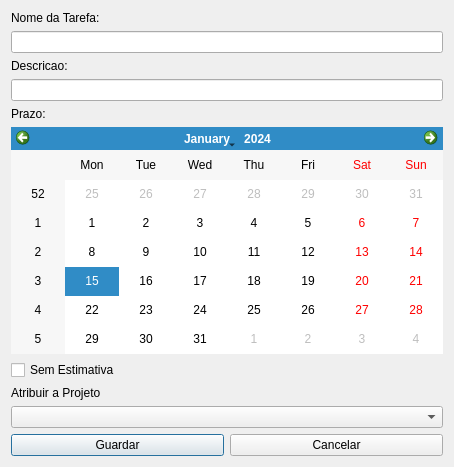
<?xml version="1.0" encoding="UTF-8"?>
<ui version="4.0">
 <class>AddDialog</class>
 <widget class="QDialog" name="AddDialog">
  <property name="geometry">
   <rect>
    <x>0</x>
    <y>0</y>
    <width>454</width>
    <height>467</height>
   </rect>
  </property>
  <property name="windowTitle">
   <string>Adcionar Tarefa</string>
  </property>
  <layout class="QGridLayout" name="gridLayout">
   <item row="0" column="0">
    <layout class="QVBoxLayout" name="verticalLayout_3">
     <item>
      <layout class="QVBoxLayout" name="verticalLayout_2">
       <item>
        <layout class="QVBoxLayout" name="verticalLayout">
         <item>
          <widget class="QLabel" name="label_2">
           <property name="text">
            <string>Nome da Tarefa:</string>
           </property>
          </widget>
         </item>
         <item>
          <widget class="QLineEdit" name="nomelineEdit"/>
         </item>
         <item>
          <widget class="QLabel" name="label_3">
           <property name="text">
            <string>Descricao:</string>
           </property>
          </widget>
         </item>
         <item>
          <widget class="QLineEdit" name="descricaolineEdit"/>
         </item>
        </layout>
       </item>
       <item>
        <widget class="QLabel" name="label_4">
         <property name="text">
          <string>Prazo:</string>
         </property>
        </widget>
       </item>
       <item>
        <widget class="QCalendarWidget" name="calendarWidget">
         <property name="enabled">
          <bool>true</bool>
         </property>
        </widget>
       </item>
      </layout>
     </item>
     <item>
      <widget class="QCheckBox" name="prazocheckBox">
       <property name="enabled">
        <bool>true</bool>
       </property>
       <property name="text">
        <string>Sem Estimativa</string>
       </property>
      </widget>
     </item>
     <item>
      <widget class="QLabel" name="label">
       <property name="text">
        <string>Atribuir a Projeto</string>
       </property>
      </widget>
     </item>
     <item>
      <widget class="QComboBox" name="comboBox"/>
     </item>
     <item>
      <layout class="QHBoxLayout" name="horizontalLayout">
       <item>
        <widget class="QPushButton" name="guardarButton">
         <property name="text">
          <string>Guardar</string>
         </property>
        </widget>
       </item>
       <item>
        <widget class="QPushButton" name="cancelarButton">
         <property name="text">
          <string>Cancelar</string>
         </property>
        </widget>
       </item>
      </layout>
     </item>
    </layout>
   </item>
  </layout>
 </widget>
 <resources/>
 <connections/>
</ui>
